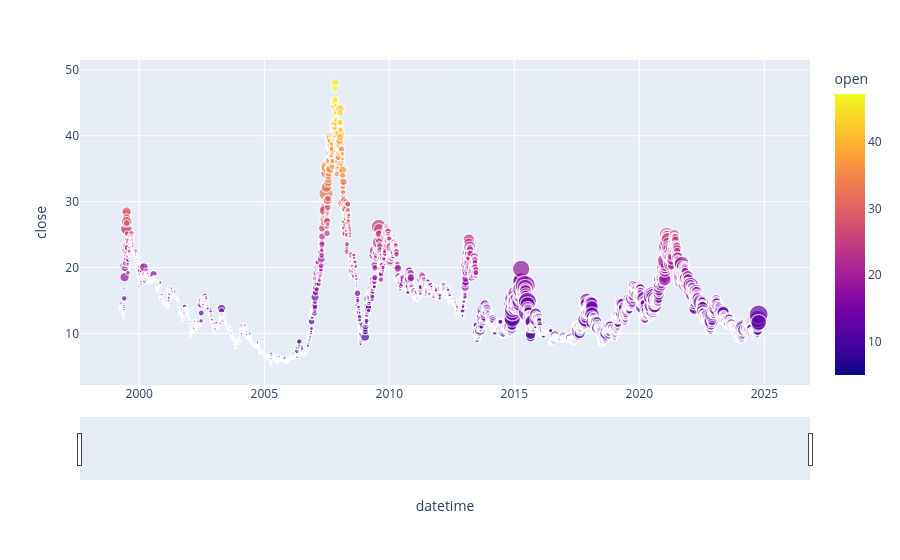

Notebook code for this chart:
### Code cell
fig = px.scatter(df, x='datetime', y='close',size='amount',color='open')
# fig = px.scatter(df, x='datetime', y='close',size='amount',color='open',marginal_y='violin',trendline='ewm',trendline_options={'ignore_na': True,'span':5, 'min_periods':21})
# fig.update_xaxes(rangeslider_visible=True)
fig.show(config={'scrollZoom': True,'displaylogo':False})

### Figure 1 — Plotly figure (JSON) as saved in the notebook; plotly's stock layout.template omitted (floating-point values rounded to 4 significant figures; data arrays with more than 128 entries replaced by an {"elided": "..."} marker saying what was removed)
{"data": [{"hovertemplate": "datetime=%{x}<br>close=%{y}<br>amount=%{marker.size}<br>open=%{marker.color}<extra></extra>", "legendgroup": "", "marker": {"color": {"elided": "6034 float values"}, "coloraxis": "coloraxis", "size": {"elided": "6034 int values"}, "sizemode": "area", "sizeref": 21492352, "symbol": "circle"}, "mode": "markers", "name": "", "showlegend": false, "type": "scattergl", "x": {"elided": "6034 str values"}, "xaxis": "x", "y": {"elided": "6034 float values"}, "yaxis": "y"}], "layout": {"coloraxis": {"colorbar": {"title": {"text": "open"}}, "colorscale": [[0, "#0d0887"], [0.1111, "#46039f"], [0.2222, "#7201a8"], [0.3333, "#9c179e"], [0.4444, "#bd3786"], [0.5556, "#d8576b"], [0.6667, "#ed7953"], [0.7778, "#fb9f3a"], [0.8889, "#fdca26"], [1, "#f0f921"]]}, "legend": {"itemsizing": "constant", "tracegroupgap": 0}, "margin": {"t": 60}, "xaxis": {"anchor": "y", "domain": [0, 1], "rangeslider": {"visible": true}, "title": {"text": "datetime"}}, "yaxis": {"anchor": "x", "domain": [0, 1], "title": {"text": "close"}}}}
